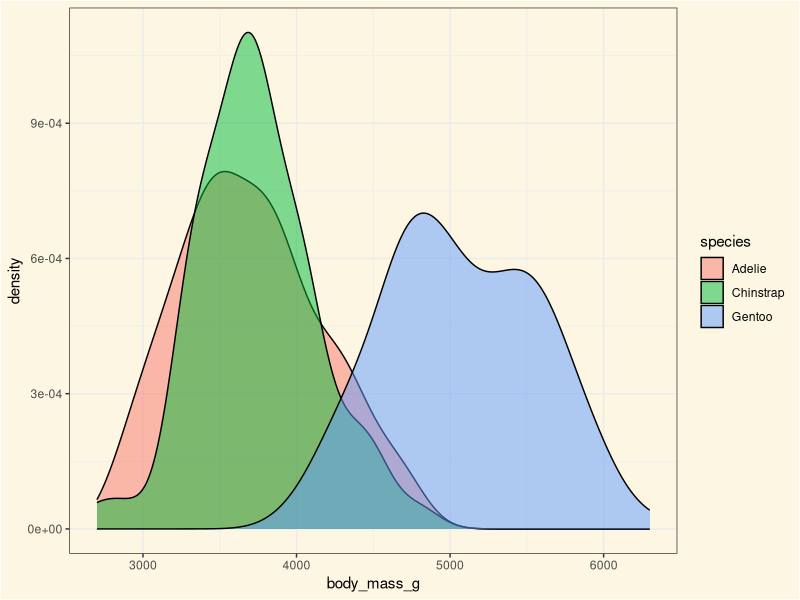

Reproduce this figure in R.
## ---- chunk 1
#| label: theme-set
#| eval: true
library(ggplot2)

simple_theme  <- theme_bw() +
      theme(
          plot.background = element_rect(fill = "#FDF6E3"),
          panel.background = element_rect(fill = "#FDF6E3"),
          legend.background = element_rect(fill = "#FDF6E3")
        )

theme_set(simple_theme)
## ---- chunk 2
library(palmerpenguins)
library(tidyverse)
## ---- chunk 3
#| label: 01-density
#| echo: true
#| eval: true
#| fig-align: center
#| code-fold: true
ggplot(penguins, aes(x = body_mass_g, fill = species)) +
    geom_density(alpha = 0.5)
